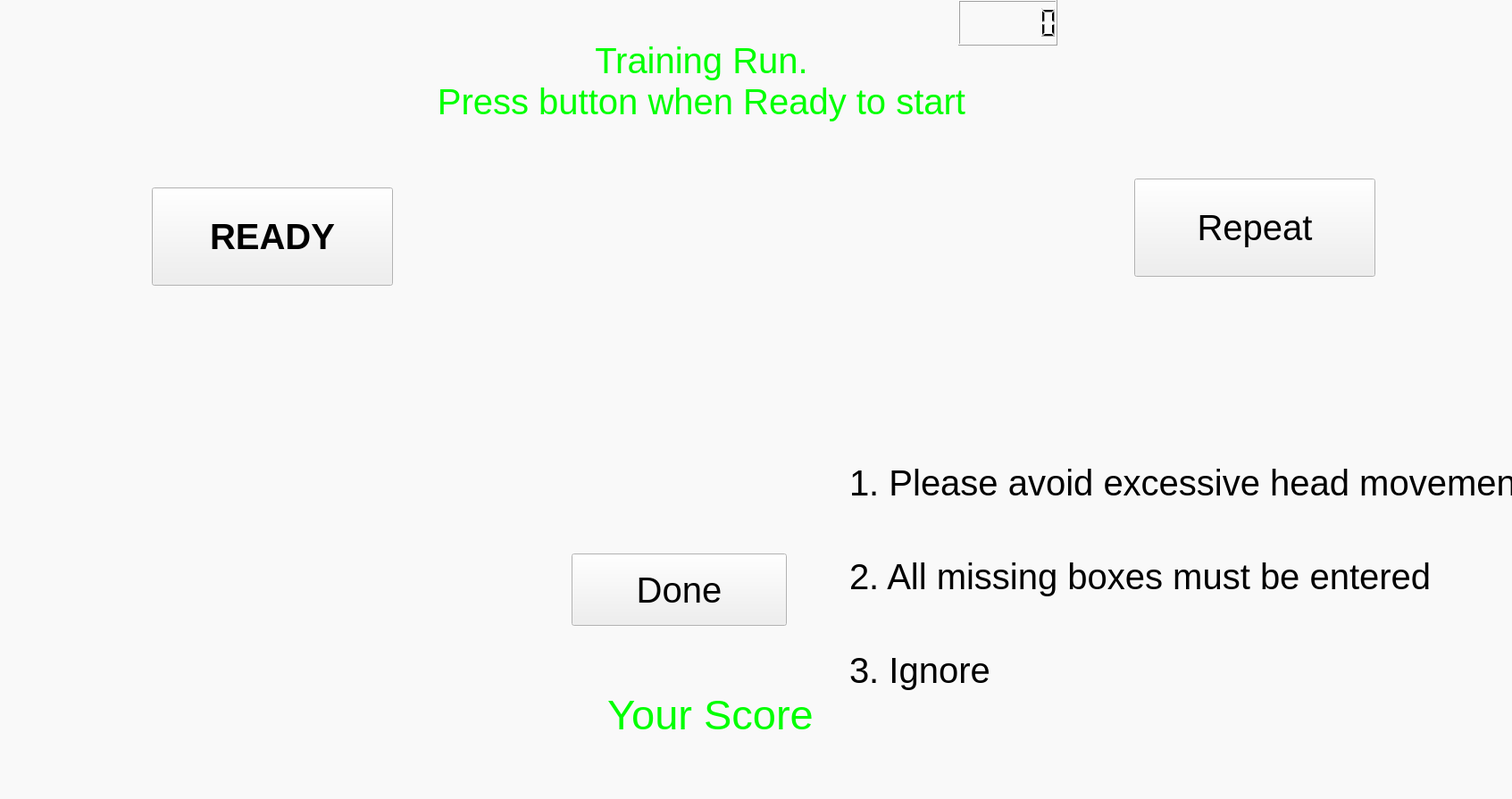
<?xml version="1.0" encoding="UTF-8"?>
<ui version="4.0">
 <class>SentenceKeywordRecog</class>
 <widget class="QMainWindow" name="SentenceKeywordRecog">
  <property name="geometry">
   <rect>
    <x>0</x>
    <y>0</y>
    <width>1693</width>
    <height>895</height>
   </rect>
  </property>
  <property name="sizePolicy">
   <sizepolicy hsizetype="Preferred" vsizetype="Preferred">
    <horstretch>0</horstretch>
    <verstretch>0</verstretch>
   </sizepolicy>
  </property>
  <property name="palette">
   <palette>
    <active>
     <colorrole role="Base">
      <brush brushstyle="SolidPattern">
       <color alpha="255">
        <red>255</red>
        <green>255</green>
        <blue>255</blue>
       </color>
      </brush>
     </colorrole>
     <colorrole role="Window">
      <brush brushstyle="SolidPattern">
       <color alpha="255">
        <red>249</red>
        <green>249</green>
        <blue>249</blue>
       </color>
      </brush>
     </colorrole>
    </active>
    <inactive>
     <colorrole role="Base">
      <brush brushstyle="SolidPattern">
       <color alpha="255">
        <red>255</red>
        <green>255</green>
        <blue>255</blue>
       </color>
      </brush>
     </colorrole>
     <colorrole role="Window">
      <brush brushstyle="SolidPattern">
       <color alpha="255">
        <red>249</red>
        <green>249</green>
        <blue>249</blue>
       </color>
      </brush>
     </colorrole>
    </inactive>
    <disabled>
     <colorrole role="Base">
      <brush brushstyle="SolidPattern">
       <color alpha="255">
        <red>249</red>
        <green>249</green>
        <blue>249</blue>
       </color>
      </brush>
     </colorrole>
     <colorrole role="Window">
      <brush brushstyle="SolidPattern">
       <color alpha="255">
        <red>249</red>
        <green>249</green>
        <blue>249</blue>
       </color>
      </brush>
     </colorrole>
    </disabled>
   </palette>
  </property>
  <property name="font">
   <font>
    <pointsize>30</pointsize>
    <weight>50</weight>
    <bold>false</bold>
   </font>
  </property>
  <property name="windowTitle">
   <string>Sentence Keyword Recognition</string>
  </property>
  <widget class="QWidget" name="MainWidget">
   <property name="sizePolicy">
    <sizepolicy hsizetype="Fixed" vsizetype="Fixed">
     <horstretch>0</horstretch>
     <verstretch>0</verstretch>
    </sizepolicy>
   </property>
   <property name="font">
    <font>
     <weight>50</weight>
     <bold>false</bold>
    </font>
   </property>
   <widget class="QLabel" name="status">
    <property name="geometry">
     <rect>
      <x>170</x>
      <y>20</y>
      <width>1231</width>
      <height>141</height>
     </rect>
    </property>
    <property name="palette">
     <palette>
      <active>
       <colorrole role="WindowText">
        <brush brushstyle="SolidPattern">
         <color alpha="255">
          <red>0</red>
          <green>255</green>
          <blue>0</blue>
         </color>
        </brush>
       </colorrole>
      </active>
      <inactive>
       <colorrole role="WindowText">
        <brush brushstyle="SolidPattern">
         <color alpha="255">
          <red>0</red>
          <green>255</green>
          <blue>0</blue>
         </color>
        </brush>
       </colorrole>
      </inactive>
      <disabled>
       <colorrole role="WindowText">
        <brush brushstyle="SolidPattern">
         <color alpha="255">
          <red>120</red>
          <green>120</green>
          <blue>120</blue>
         </color>
        </brush>
       </colorrole>
      </disabled>
     </palette>
    </property>
    <property name="font">
     <font>
      <pointsize>30</pointsize>
      <weight>50</weight>
      <bold>false</bold>
     </font>
    </property>
    <property name="layoutDirection">
     <enum>Qt::LeftToRight</enum>
    </property>
    <property name="text">
     <string>Training Run.
Press button when Ready to start</string>
    </property>
    <property name="alignment">
     <set>Qt::AlignCenter</set>
    </property>
   </widget>
   <widget class="QLCDNumber" name="time">
    <property name="geometry">
     <rect>
      <x>1073</x>
      <y>0</y>
      <width>111</width>
      <height>51</height>
     </rect>
    </property>
    <property name="smallDecimalPoint">
     <bool>false</bool>
    </property>
    <property name="numDigits">
     <number>6</number>
    </property>
    <property name="digitCount">
     <number>6</number>
    </property>
    <property name="segmentStyle">
     <enum>QLCDNumber::Filled</enum>
    </property>
   </widget>
   <widget class="QLabel" name="play">
    <property name="geometry">
     <rect>
      <x>680</x>
      <y>190</y>
      <width>151</width>
      <height>141</height>
     </rect>
    </property>
    <property name="text">
     <string/>
    </property>
    <property name="pixmap">
     <pixmap>play.png</pixmap>
    </property>
    <property name="alignment">
     <set>Qt::AlignCenter</set>
    </property>
   </widget>
   <widget class="QPushButton" name="ready">
    <property name="geometry">
     <rect>
      <x>170</x>
      <y>210</y>
      <width>270</width>
      <height>110</height>
     </rect>
    </property>
    <property name="font">
     <font>
      <weight>75</weight>
      <bold>true</bold>
     </font>
    </property>
    <property name="text">
     <string>READY</string>
    </property>
   </widget>
   <widget class="QWidget" name="horizontalLayoutWidget">
    <property name="geometry">
     <rect>
      <x>300</x>
      <y>370</y>
      <width>921</width>
      <height>80</height>
     </rect>
    </property>
    <layout class="QHBoxLayout" name="userEditLayout"/>
   </widget>
   <widget class="QPushButton" name="done">
    <property name="geometry">
     <rect>
      <x>640</x>
      <y>620</y>
      <width>241</width>
      <height>81</height>
     </rect>
    </property>
    <property name="font">
     <font>
      <pointsize>30</pointsize>
     </font>
    </property>
    <property name="text">
     <string>Done</string>
    </property>
   </widget>
   <widget class="QPushButton" name="repeat">
    <property name="geometry">
     <rect>
      <x>1270</x>
      <y>200</y>
      <width>270</width>
      <height>110</height>
     </rect>
    </property>
    <property name="text">
     <string>Repeat</string>
    </property>
   </widget>
   <widget class="QLabel" name="score">
    <property name="geometry">
     <rect>
      <x>180</x>
      <y>730</y>
      <width>1231</width>
      <height>141</height>
     </rect>
    </property>
    <property name="palette">
     <palette>
      <active>
       <colorrole role="WindowText">
        <brush brushstyle="SolidPattern">
         <color alpha="255">
          <red>0</red>
          <green>255</green>
          <blue>0</blue>
         </color>
        </brush>
       </colorrole>
      </active>
      <inactive>
       <colorrole role="WindowText">
        <brush brushstyle="SolidPattern">
         <color alpha="255">
          <red>0</red>
          <green>255</green>
          <blue>0</blue>
         </color>
        </brush>
       </colorrole>
      </inactive>
      <disabled>
       <colorrole role="WindowText">
        <brush brushstyle="SolidPattern">
         <color alpha="255">
          <red>120</red>
          <green>120</green>
          <blue>120</blue>
         </color>
        </brush>
       </colorrole>
      </disabled>
     </palette>
    </property>
    <property name="font">
     <font>
      <pointsize>35</pointsize>
      <weight>50</weight>
      <bold>false</bold>
     </font>
    </property>
    <property name="layoutDirection">
     <enum>Qt::LeftToRight</enum>
    </property>
    <property name="text">
     <string>Your Score</string>
    </property>
    <property name="alignment">
     <set>Qt::AlignCenter</set>
    </property>
   </widget>
   <widget class="QWidget" name="verticalLayoutWidget">
    <property name="geometry">
     <rect>
      <x>940</x>
      <y>480</y>
      <width>1061</width>
      <height>331</height>
     </rect>
    </property>
    <layout class="QVBoxLayout" name="instructionsLayout">
     <item>
      <widget class="QLabel" name="instr_1">
       <property name="text">
        <string>1. Please avoid excessive head movements during the task</string>
       </property>
      </widget>
     </item>
     <item>
      <widget class="QLabel" name="instr_2">
       <property name="text">
        <string>2. All missing boxes must be entered</string>
       </property>
      </widget>
     </item>
     <item>
      <widget class="QLabel" name="instr_3">
       <property name="text">
        <string>3. Ignore </string>
       </property>
      </widget>
     </item>
    </layout>
   </widget>
  </widget>
 </widget>
 <layoutdefault spacing="6" margin="11"/>
 <resources/>
 <connections/>
</ui>
